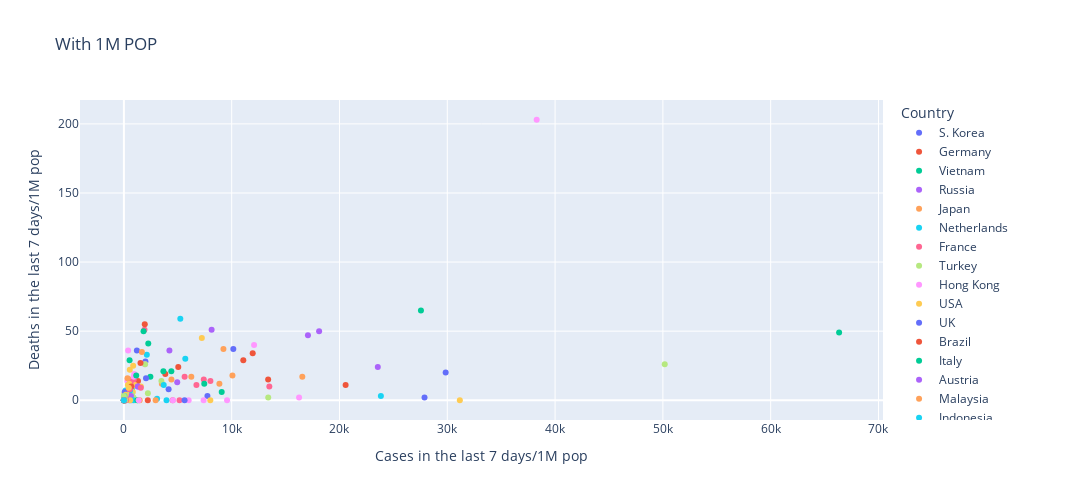

The cell this chart's notebook holds for it:
### Code cell
scatterplot_df_week = df_covid_by_week[['Country','Cases in the last 7 days/1M pop','Deaths in the last 7 days/1M pop']]
fig = px.scatter(scatterplot_df_week, x='Cases in the last 7 days/1M pop', y='Deaths in the last 7 days/1M pop',color='Country',title='With 1M POP')
fig.update_layout(height=500, width=1200)
fig.show()
